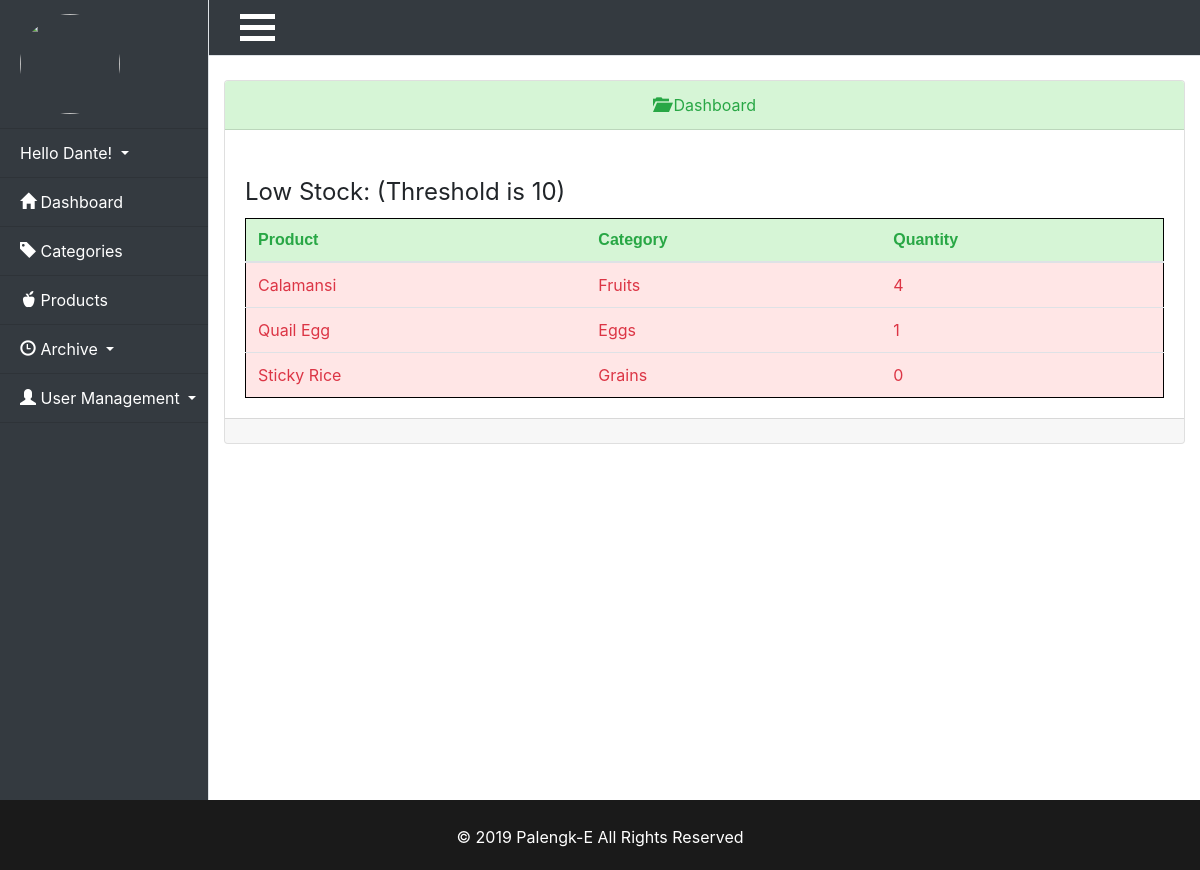
The app's page /Thesis/admin/index.php (signed in) with its own data.
### tables this page shows
CREATE TABLE `products` (
  `Product_id` int(255) NOT NULL,
  `Product_name` varchar(255) NOT NULL,
  `Product_price` decimal(20,2) NOT NULL,
  `Product_origprice` decimal(20,2) NOT NULL,
  `Product_quantity` int(11) NOT NULL,
  `Product_category` int(11) NOT NULL,
  `Product_image` varchar(255) NOT NULL,
  `Product_description` text NOT NULL,
  `Product_tags` text NOT NULL,
  `Deleted` tinyint(4) NOT NULL DEFAULT '0'
);

CREATE TABLE `categories` (
  `Category_id` int(255) NOT NULL,
  `Category_name` varchar(255) NOT NULL
);

### Thesis/system/initialize.php (called while the page is built, shortened)
<?php
$db = mysqli_connect('localhost','root','','thesisdatabase');
require_once BASEURL.'/helpers/helpers.php';
if(isset($_SESSION['SBUser'])){
  $user_id = $_SESSION['SBUser'];
  $query = $db->query("SELECT * FROM users WHERE User_id ='$user_id'");
  $user_data = mysqli_fetch_assoc($query);
  $fullname = explode(' ', $user_data['Full_name']);
  $user_data['first'] = $fullname[0];
  $user_data['last'] = $fullname[1];
}

### Thesis/helpers/helpers.php (called while the page is built, shortened)
<?php
function permission($permission = 'admin'){
  global $user_data;
    $permissionx = explode(',', $user_data['User_permission']);
    if(in_array($permission,$permissionx, true)){
      return true;
    }
    return false;
}

### Thesis/admin/index.php (the view, shortened to what this page needs)
<?php
require_once '../system/initialize.php';
include 'includes/header.php';
include 'includes/sidebar.php';
  $productq = "SELECT * FROM products WHERE Product_quantity <= 10 AND Deleted = 0";
  $productresult = $db->query($productq);
 ?>
<br>
<div class="container">
  <div class="row">
<div class="col-md-12">
        <div class="card">
                  <div class="card-header text-success text-center"><i class="glyphicon glyphicon-folder-open"></i> Dashboard</div>
                      <div class="card-body">
<br>
<div class="row">
  <div class="col-md-12">
      <?php if(permission('admin')): ?>
  <legend>Low Stock: (Threshold is 10)</legend>
  <?php if(mysqli_num_rows($productresult)==0): ?>
    <div class="bg-danger cartemp" style="height:100px;">
         <p class="text-center text-danger text-light"  style="padding:35px; font-size: 18px;">
        There are no Low Stock Products
      </p>
    </div>
  <?php else: ?>
  <table class="table">
    <thead class="text-success">
      <th>Product</th>
      <th>Category</th>
      <th>Quantity</th>
    </thead>
    <tbody>
      <?php while($prodx = mysqli_fetch_assoc($productresult)): ?>
        <tr class="<?php echo (($prodx['Product_quantity'] <= 5)?' text-danger" style="background-color:#ffe6e6;"':'')?>">
            <td><?php echo $prodx['Product_name'];?></td>
            <td><?php
            $q = "SELECT * FROM categories WHERE Category_id = $prodx[Product_category]";
            $query = $db->query($q);
            while ($catx = mysqli_fetch_assoc($query)){
              echo $catx['Category_name'];
            }
            ?></td>
            <td><?php echo $prodx['Product_quantity'];?></td>
        </tr>
      <?php endwhile; ?>
    </tbody>
  </table>
  <?php endif; ?>
<?php endif;?>
</div>
</div>
</div>
<div class="card-footer">
</div>
</div>
</div>
</div>
</div>
<div class="container">
<br>
</div>
<?php
include 'includes/footer.php'
 ?>

### Thesis/css/main.css (style rules this page uses)
html { margin:0; padding:0; height:100% }
body { margin:0; padding:0; height:100%; background-image: url("../images/newbackground.jpg"); background-size: 100vw 100vh; background-attachment: fixed; }
.table { margin: 0 auto; border: 1px solid black; }
.card-header { background-color: #d6f5d6; }
.table th { background-color: #d6f5d6; border: none; font-family: helvetica; }
body { overflow-x: hidden; }

### records on screen
products: Product_name "Calamansi", Product_quantity "4"
categories: Category_name "Fruits"
products: Product_name "Quail Egg", Product_quantity "1"
categories: Category_name "Eggs"
products: Product_name "Sticky Rice", Product_quantity "0"
categories: Category_name "Grains"

### other values on screen
$user_data['first'] "Dante"
